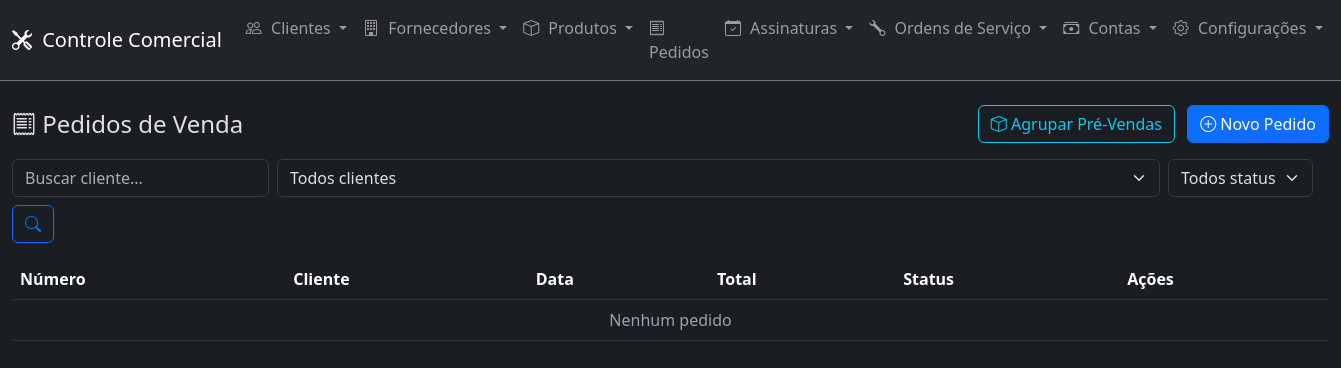
Page /pedidos/ on the earlier database version.
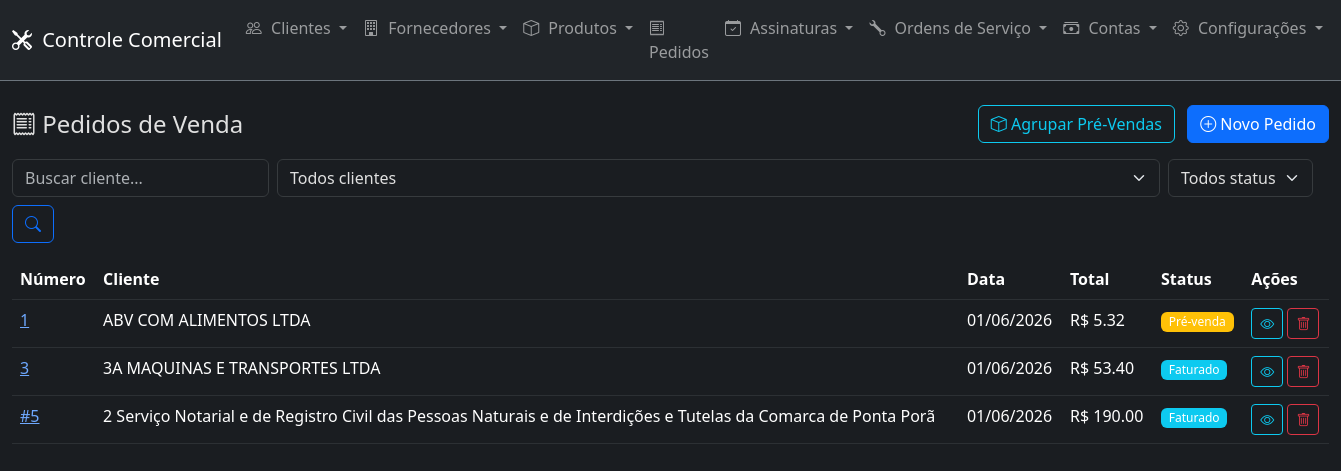
Same page on the later database version.
### models.py (models this page shows)
class PedidoVenda(Base):
    __tablename__ = "pedidos_venda"
    id = Column(Integer, primary_key=True, index=True)
    cliente_id = Column(Integer, ForeignKey("clientes.id"), nullable=False)
    numero = Column(String(50), nullable=True)
    data = Column(Date, nullable=False, default=date.today)
    status = Column(Enum(StatusPedido), default=StatusPedido.PENDENTE)
    total = Column(Float, nullable=False, default=0)
    observacao = Column(Text, nullable=True)
    tipo_pedido = Column(String(20), default="venda")  # venda ou pre_venda
    forma_pagamento = Column(String(20), nullable=True)
    gerar_boleto = Column(Boolean, default=False)
    terminos_boleto = Column(Text, nullable=True)
    pedido_agrupado_id = Column(Integer, ForeignKey("pedidos_venda.id"), nullable=True)  # Referência ao pedido criado pelo agrupamento
    created_at = Column(DateTime, default=datetime.now)
    updated_at = Column(DateTime, default=datetime.now, onupdate=datetime.now)
    cliente = relationship("Cliente")
    itens = relationship("PedidoVendaItem", back_populates="pedido", cascade="all, delete-orphan")
    pedido_agrupado = relationship("PedidoVenda", remote_side=[id])

class Cliente(Base):
    __tablename__ = "clientes"
    id = Column(Integer, primary_key=True, index=True)
    codigo = Column(String(20), nullable=True, unique=True)
    bling_id = Column(Integer, nullable=True, unique=True)
    bling_updated_at = Column(DateTime, nullable=True)
    bling_pending_sync = Column(Boolean, default=False)
    nome = Column(String(200), nullable=False)
    cpf_cnpj = Column(String(20), nullable=True)
    tipo_pessoa = Column(String(10), nullable=True)
    email = Column(String(200), nullable=True)
    telefone = Column(String(20), nullable=True)
    celular = Column(String(20), nullable=True)
    endereco = Column(String(300), nullable=True)
    bairro = Column(String(100), nullable=True)
    cidade = Column(String(100), nullable=True)
    estado = Column(String(2), nullable=True)
    cep = Column(String(10), nullable=True)
    contato = Column(String(200), nullable=True)
    fantasia = Column(String(200), nullable=True)
    inscricao_estadual = Column(String(20), nullable=True)
    inscricao_municipal = Column(String(20), nullable=True)
    situacao = Column(String(1), default="A")
    observacao = Column(Text, nullable=True)
    created_at = Column(DateTime, default=datetime.now)
    updated_at = Column(DateTime, default=datetime.now, onupdate=datetime.now)
    contas_receber = relationship("ContaReceber", back_populates="cliente")
    assinaturas = relationship("Assinatura", back_populates="cliente")
    ordens_servico = relationship("OrdemServico", back_populates="cliente")

### routers/pedidos.py (the view)
@router.get("/")
def listar_pedidos(request: Request, db: Session = Depends(get_db), busca: str = Query(""), status: str = Query(""), cliente_id: int = Query(0)):
    query = db.query(PedidoVenda).join(Cliente)
    if busca:
        query = query.filter(Cliente.nome.ilike(f"%{busca}%") | PedidoVenda.numero.ilike(f"%{busca}%"))
    if status:
        query = query.filter(PedidoVenda.status == status)
    if cliente_id:
        query = query.filter(PedidoVenda.cliente_id == cliente_id)
    pedidos = query.order_by(PedidoVenda.data.desc()).all()
    clientes = db.query(Cliente).order_by(Cliente.nome).all()
    return request.app.state.templates.TemplateResponse(
        "pedidos/listar.html",
        {"request": request, "pedidos": pedidos, "busca": busca, "STATUS_LABELS": STATUS_PEDIDO_LABELS, "clientes": clientes, "cliente_id": cliente_id}
    )

### templates/pedidos/listar.html (shortened to what this page needs)
{% extends "base.html" %}
{% block content %}
<div class="d-flex justify-content-between align-items-center mb-3">
    <h4 class="mb-0"><i class="bi bi-receipt"></i> Pedidos de Venda</h4>
    <div>
        <a href="/pedidos/pre-venda/agrupar" class="btn btn-outline-info me-2"><i class="bi bi-box"></i> Agrupar Pré-Vendas</a>
        <a href="/pedidos/novo" class="btn btn-primary"><i class="bi bi-plus-circle"></i> Novo Pedido</a>
    </div>
</div>
<form class="row g-2 mb-3">
    <div class="col-auto"><input type="text" class="form-control" name="busca" placeholder="Buscar cliente..." value="{{ busca }}"></div>
    <div class="col-auto">
        <select class="form-select" name="cliente_id" onchange="this.form.submit()">
            <option value="">Todos clientes</option>
        </select>
    </div>
    <div class="col-auto">
        <select class="form-select" name="status" onchange="this.form.submit()">
            <option value="">Todos status</option>
        </select>
    </div>
    <div class="col-auto"><button class="btn btn-outline-primary" type="submit"><i class="bi bi-search"></i></button></div>
</form>
<div class="table-responsive">
    <table class="table table-hover">
        <thead><tr><th>Número</th><th>Cliente</th><th>Data</th><th>Total</th><th>Status</th><th>Ações</th></tr></thead>
        <tbody>
            {% for p in pedidos %}
            <tr>
                <td><a href="/pedidos/{{ p.id }}">{{ p.numero or '#' + p.id|string }}</a></td>
                <td>{{ p.cliente.nome if p.cliente else '-' }}</td>
                <td>{{ p.data.strftime('%d/%m/%Y') if p.data else '-' }}</td>
                <td>R$ {{ "%.2f"|format(p.total or 0) }}</td>
                <td><span class="badge bg-{{ 'success' if p.status == 'aprovado' else 'warning' if p.status == 'pre_venda' else 'primary' if p.status == 'pendente' else 'info' if p.status == 'faturado' else 'danger' }}">{{ STATUS_LABELS.get(p.status, p.status) }}</span></td>
                <td>
                    <a href="/pedidos/{{ p.id }}" class="btn btn-sm btn-outline-info"><i class="bi bi-eye"></i></a>
                    <a href="/pedidos/{{ p.id }}/excluir" class="btn btn-sm btn-outline-danger" onclick="return confirm('Excluir?')"><i class="bi bi-trash"></i></a>
                </td>
            </tr>
            {% else %}
            <tr><td colspan="6" class="text-center text-muted">Nenhum pedido</td></tr>
            {% endfor %}
        </tbody>
    </table>
</div>
{% endblock %}

### templates/base.html (shortened to what this page needs)
<!DOCTYPE html>
<html lang="pt-BR" data-bs-theme="dark">
<head>
    <link href="https://cdn.jsdelivr.net/npm/bootstrap@5.3.3/dist/css/bootstrap.min.css" rel="stylesheet">
    <link rel="stylesheet" href="https://cdn.jsdelivr.net/npm/bootstrap-icons@1.11.3/font/bootstrap-icons.min.css">
    <link href="{{ url_for('static', path='/css/styles.css') }}" rel="stylesheet">
</head>
<body>
    <nav class="navbar navbar-expand-lg navbar-dark bg-dark border-bottom border-secondary mb-4">
        <div class="container-fluid">
            <a class="navbar-brand" href="/">
                <i class="bi bi-tools"></i> Controle Comercial
            </a>
            <div class="collapse navbar-collapse" id="navbarNav">
                <ul class="navbar-nav">
                    <li class="nav-item dropdown">
                        <a class="nav-link dropdown-toggle" href="#" role="button" data-bs-toggle="dropdown">
                            <i class="bi bi-people"></i> Clientes
                        </a>
                    </li>
                    <li class="nav-item dropdown">
                        <a class="nav-link dropdown-toggle" href="#" role="button" data-bs-toggle="dropdown">
                            <i class="bi bi-building"></i> Fornecedores
                        </a>
                    </li>
                    <li class="nav-item dropdown">
                        <a class="nav-link dropdown-toggle" href="#" role="button" data-bs-toggle="dropdown">
                            <i class="bi bi-box"></i> Produtos
                        </a>
                    </li>
                    <li class="nav-item">
                        <a class="nav-link" href="/pedidos">
                            <i class="bi bi-receipt"></i> Pedidos
                        </a>
                    </li>
                    <li class="nav-item dropdown">
                        <a class="nav-link dropdown-toggle" href="#" role="button" data-bs-toggle="dropdown">
                            <i class="bi bi-calendar-check"></i> Assinaturas
                        </a>
                    </li>
                    <li class="nav-item dropdown">
                        <a class="nav-link dropdown-toggle" href="#" role="button" data-bs-toggle="dropdown">
                            <i class="bi bi-wrench"></i> Ordens de Serviço
                        </a>
                    </li>
                    <li class="nav-item dropdown">
                        <a class="nav-link dropdown-toggle" href="#" role="button" data-bs-toggle="dropdown">
                            <i class="bi bi-cash-stack"></i> Contas
                        </a>
                    </li>
                    <li class="nav-item dropdown">
                        <a class="nav-link dropdown-toggle" href="#" role="button" data-bs-toggle="dropdown">
                            <i class="bi bi-gear"></i> Configurações
                        </a>
                    </li>
                </ul>
            </div>
        </div>
    </nav>
    <div aria-live="polite" aria-atomic="true" class="position-fixed top-0 end-0 p-3" style="z-index: 1080;">
    </div>
    <div class="container-fluid">
        {% block content %}{% endblock %}
    </div>
</body>
</html>

### static/css/styles.css (style rules this page uses)
body { background-color: #1a1d21; color: #e0e0e0; }
.navbar-brand i, .nav-link i { margin-right: 5px; }
.table { color: #e0e0e0; }
.table > :not(caption) > * > * { background-color: transparent; border-bottom-color: #2c3034; }
.form-control, .form-select { background-color: #1a1d21; border-color: #373b3e; color: #e0e0e0; }
a { color: #6ea8fe; }
.badge { font-weight: 500; }

Differences in the rows shown:
added PedidoVenda: numero "1", cliente "ABV COM ALIMENTOS LTDA", data "01/06/2026", total "5.32", get "Pré-venda"
added PedidoVenda: numero "3", cliente "3A MAQUINAS E TRANSPORTES LTDA", data "01/06/2026", total "53.40", get "Faturado"
added PedidoVenda: numero+id "#5", cliente "2 Serviço Notarial e de Registro Civil das Pessoas Naturais e de Interdições e Tutelas da Comarca de Ponta Porã", data "01/06/2026", total "190.00", get "Faturado"
Other differences:
text no longer shown: "Nenhum pedido"
